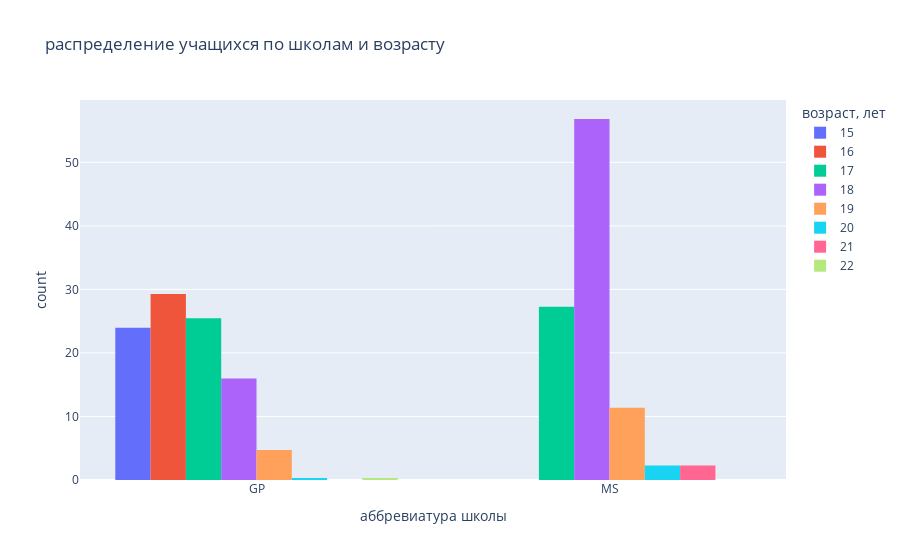

The cell this chart's notebook holds for it:
### Markdown cell above
---
### Распределение учащихся по школам и возрасту (school, age)

### Code cell
labels = {
    'count': 'доля учащихся, %',
    'school': 'аббревиатура школы',
    'age': 'возраст, лет'
}

category_orders = {
    'age': [15, 16, 17, 18, 19, 20, 21, 22]
}

fig = px.histogram(df, x='school', color='age', labels=labels,
                   category_orders=category_orders, barmode='group',
                   barnorm='percent',
                   title='распределение учащихся по школам и возрасту')
fig.show()

### Figure 1 — Plotly figure (JSON) as saved in the notebook; plotly's stock layout.template omitted (floating-point values rounded to 4 significant figures)
{"data": [{"alignmentgroup": "True", "bingroup": "x", "hovertemplate": "возраст, лет=15<br>аббревиатура школы=%{x}<br>count=%{y}<extra></extra>", "legendgroup": "15", "marker": {"color": "#636efa"}, "name": "15", "offsetgroup": "15", "orientation": "v", "showlegend": true, "type": "histogram", "x": ["GP", "GP", "GP", "GP", "GP", "GP", "GP", "GP", "GP", "GP", "GP", "GP", "GP", "GP", "GP", "GP", "GP", "GP", "GP", "GP", "GP", "GP", "GP", "GP", "GP", "GP", "GP", "GP", "GP", "GP", "GP", "GP", "GP", "GP", "GP", "GP", "GP", "GP", "GP", "GP", "GP", "GP", "GP", "GP", "GP", "GP", "GP", "GP", "GP", "GP", "GP", "GP", "GP", "GP", "GP", "GP", "GP", "GP", "GP", "GP", "GP", "GP", "GP", "GP", "GP", "GP", "GP", "GP", "GP", "GP", "GP", "GP", "GP", "GP", "GP", "GP", "GP", "GP", "GP", "GP", "GP"], "xaxis": "x", "yaxis": "y"}, {"alignmentgroup": "True", "bingroup": "x", "hovertemplate": "возраст, лет=16<br>аббревиатура школы=%{x}<br>count=%{y}<extra></extra>", "legendgroup": "16", "marker": {"color": "#EF553B"}, "name": "16", "offsetgroup": "16", "orientation": "v", "showlegend": true, "type": "histogram", "x": ["GP", "GP", "GP", "GP", "GP", "GP", "GP", "GP", "GP", "GP", "GP", "GP", "GP", "GP", "GP", "GP", "GP", "GP", "GP", "GP", "GP", "GP", "GP", "GP", "GP", "GP", "GP", "GP", "GP", "GP", "GP", "GP", "GP", "GP", "GP", "GP", "GP", "GP", "GP", "GP", "GP", "GP", "GP", "GP", "GP", "GP", "GP", "GP", "GP", "GP", "GP", "GP", "GP", "GP", "GP", "GP", "GP", "GP", "GP", "GP", "GP", "GP", "GP", "GP", "GP", "GP", "GP", "GP", "GP", "GP", "GP", "GP", "GP", "GP", "GP", "GP", "GP", "GP", "GP", "GP", "GP", "GP", "GP", "GP", "GP", "GP", "GP", "GP", "GP", "GP", "GP", "GP", "GP", "GP", "GP", "GP", "GP", "GP", "GP"], "xaxis": "x", "yaxis": "y"}, {"alignmentgroup": "True", "bingroup": "x", "hovertemplate": "возраст, лет=17<br>аббревиатура школы=%{x}<br>count=%{y}<extra></extra>", "legendgroup": "17", "marker": {"color": "#00cc96"}, "name": "17", "offsetgroup": "17", "orientation": "v", "showlegend": true, "type": "histogram", "x": ["GP", "GP", "GP", "GP", "GP", "GP", "GP", "GP", "GP", "GP", "GP", "GP", "GP", "GP", "GP", "GP", "GP", "GP", "GP", "GP", "GP", "GP", "GP", "GP", "GP", "GP", "GP", "GP", "GP", "GP", "GP", "GP", "GP", "GP", "GP", "GP", "GP", "GP", "GP", "GP", "GP", "GP", "GP", "GP", "GP", "GP", "GP", "GP", "GP", "GP", "GP", "GP", "GP", "GP", "GP", "GP", "GP", "GP", "GP", "GP", "GP", "GP", "GP", "GP", "GP", "GP", "GP", "GP", "GP", "GP", "GP", "GP", "GP", "GP", "GP", "GP", "GP", "GP", "GP", "GP", "GP", "GP", "GP", "GP", "GP", "GP", "MS", "MS", "MS", "MS", "MS", "MS", "MS", "MS", "MS", "MS", "MS", "MS"], "xaxis": "x", "yaxis": "y"}, {"alignmentgroup": "True", "bingroup": "x", "hovertemplate": "возраст, лет=18<br>аббревиатура школы=%{x}<br>count=%{y}<extra></extra>", "legendgroup": "18", "marker": {"color": "#ab63fa"}, "name": "18", "offsetgroup": "18", "orientation": "v", "showlegend": true, "type": "histogram", "x": ["GP", "GP", "GP", "GP", "GP", "GP", "GP", "GP", "GP", "GP", "GP", "GP", "GP", "GP", "GP", "GP", "GP", "GP", "GP", "GP", "GP", "GP", "GP", "GP", "GP", "GP", "GP", "GP", "GP", "GP", "GP", "GP", "GP", "GP", "GP", "GP", "GP", "GP", "GP", "GP", "GP", "GP", "GP", "GP", "GP", "GP", "GP", "GP", "GP", "GP", "GP", "GP", "GP", "GP", "MS", "MS", "MS", "MS", "MS", "MS", "MS", "MS", "MS", "MS", "MS", "MS", "MS", "MS", "MS", "MS", "MS", "MS", "MS", "MS", "MS", "MS", "MS", "MS", "MS"], "xaxis": "x", "yaxis": "y"}, {"alignmentgroup": "True", "bingroup": "x", "hovertemplate": "возраст, лет=19<br>аббревиатура школы=%{x}<br>count=%{y}<extra></extra>", "legendgroup": "19", "marker": {"color": "#FFA15A"}, "name": "19", "offsetgroup": "19", "orientation": "v", "showlegend": true, "type": "histogram", "x": ["GP", "GP", "GP", "GP", "GP", "GP", "GP", "GP", "GP", "GP", "GP", "GP", "GP", "GP", "GP", "GP", "MS", "MS", "MS", "MS", "MS"], "xaxis": "x", "yaxis": "y"}, {"alignmentgroup": "True", "bingroup": "x", "hovertemplate": "возраст, лет=20<br>аббревиатура школы=%{x}<br>count=%{y}<extra></extra>", "legendgroup": "20", "marker": {"color": "#19d3f3"}, "name": "20", "offsetgroup": "20", "orientation": "v", "showlegend": true, "type": "histogram", "x": ["GP", "MS"], "xaxis": "x", "yaxis": "y"}, {"alignmentgroup": "True", "bingroup": "x", "hovertemplate": "возраст, лет=21<br>аббревиатура школы=%{x}<br>count=%{y}<extra></extra>", "legendgroup": "21", "marker": {"color": "#FF6692"}, "name": "21", "offsetgroup": "21", "orientation": "v", "showlegend": true, "type": "histogram", "x": ["MS"], "xaxis": "x", "yaxis": "y"}, {"alignmentgroup": "True", "bingroup": "x", "hovertemplate": "возраст, лет=22<br>аббревиатура школы=%{x}<br>count=%{y}<extra></extra>", "legendgroup": "22", "marker": {"color": "#B6E880"}, "name": "22", "offsetgroup": "22", "orientation": "v", "showlegend": true, "type": "histogram", "x": ["GP"], "xaxis": "x", "yaxis": "y"}], "layout": {"autosize": true, "barmode": "group", "barnorm": "percent", "legend": {"title": {"text": "возраст, лет"}, "tracegroupgap": 0}, "title": {"text": "распределение учащихся по школам и возрасту"}, "xaxis": {"anchor": "y", "autorange": true, "domain": [0, 1], "range": [-0.5, 1.5], "title": {"text": "аббревиатура школы"}, "type": "category"}, "yaxis": {"anchor": "x", "autorange": true, "domain": [0, 1], "range": [0, 59.81], "title": {"text": "count"}}}}
